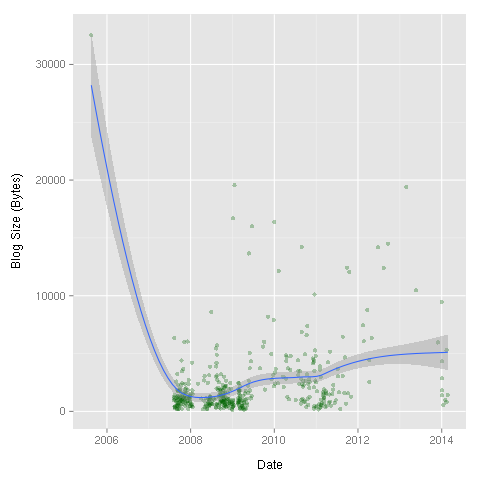

This figure's R source:
library(ggplot2)

mydat = data.frame(mydate=as.Date(scan(pipe("ls cn/_posts/*.md | sed 's,^[^0-9]*\\(.\\{10\\}\\).*$,\\1,;'"), what="")), mysize=scan(pipe("stat -f '%z' cn/_posts/*.md")))

png("blog.png")
ggplot(mydat, aes(x=mydate, y=mysize)) + geom_point(alpha=0.3, color="darkgreen") + geom_smooth() + labs(x="\nDate", y="Blog Size (Bytes)\n")

dev.off()
